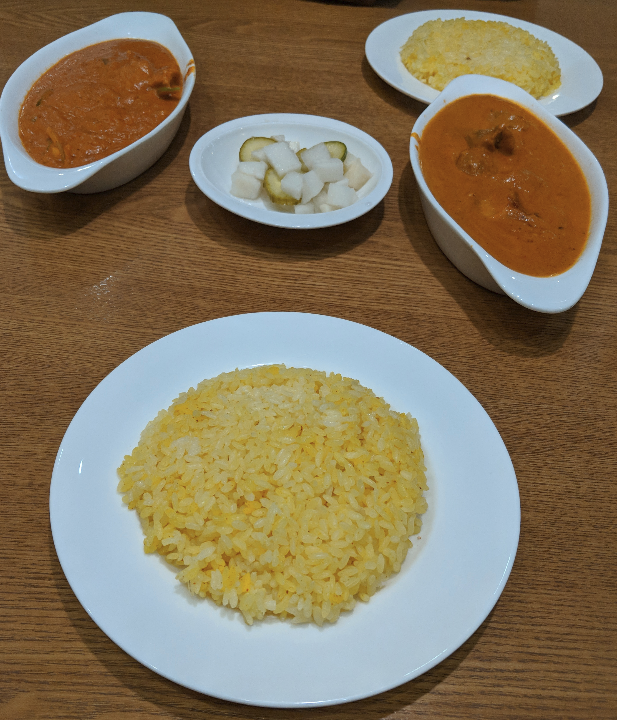
#> input picture kmeans/images/food.png, 617 x 720 px
$ python kmeans.py
#> lines starting #> are read from the running program, lines starting #| are printed output that depends on the picture
import numpy as np
import cv2

image = cv2.imread('images/food.png')
#> image is the input picture: shape (720, 617, 3); mean B, G, R 93, 118.2, 132.6
x, y, z = image.shape
#> x = 720; y = 617; z = 3
image2D = image.reshape(x*y, z)
image2D = np.float32(np.float32(image2D))


criteria = (cv2.TERM_CRITERIA_MAX_ITER, 15, 1.0)

num_of_clusters = 5

ret, label, center = cv2.kmeans(image2D, num_of_clusters, criteria, 10, cv2.KMEANS_RANDOM_CENTERS)
#> ret = 190798652.7; center = [[17.66, 35.23, 52.78], [36.54, 65.6, 94.43], [45.42, 83.52, 121.9], [83.82, 153.4, 169.3], [207.2, 191.9, 169.5]]

center = np.uint8(center)
#> center = [[17, 35, 52], [36, 65, 94], [45, 83, 121], [83, 153, 169], [207, 191, 169]]
result = center[label.flatten()]
result = result.reshape((image.shape))
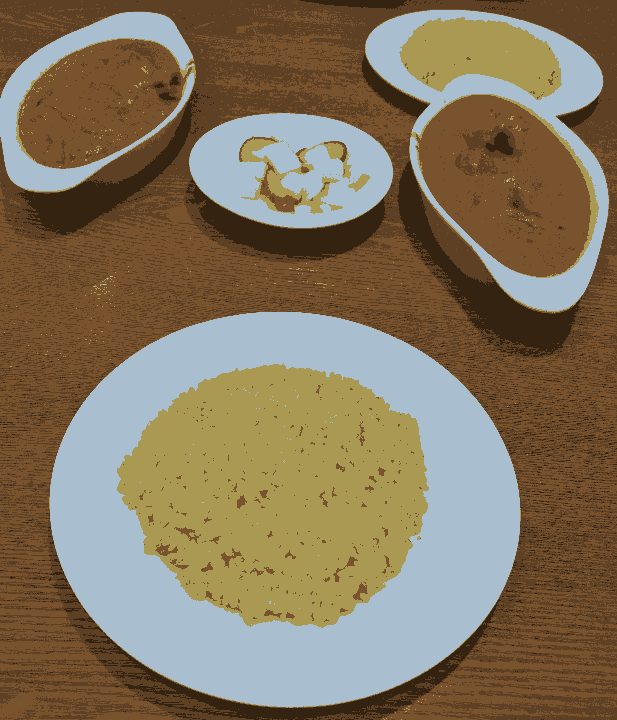
#> result: shape (720, 617, 3); mean B, G, R 92.5, 117.6, 132

cv2.imwrite("segmented_image.png", result)

cv2.imshow('color segmented image', result)
cv2.waitKey(0)
cv2.destroyAllWindows()
